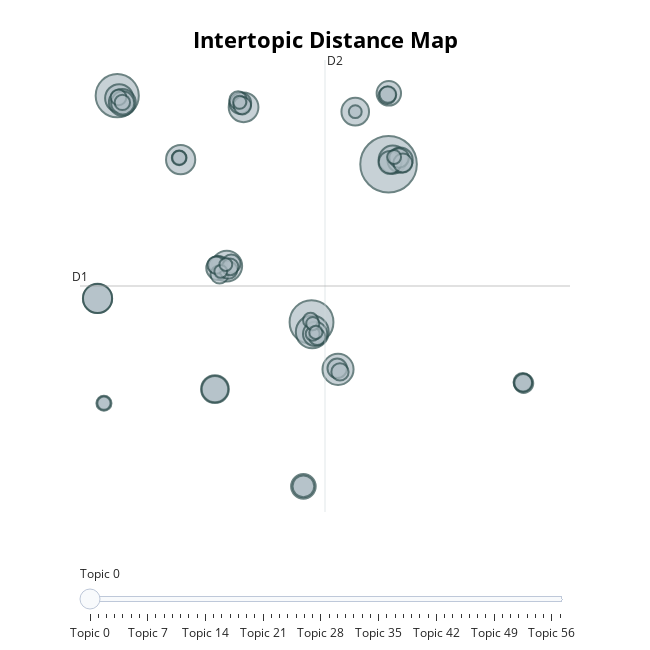

Notebook cell for this chart:
### Markdown cell above
#### Results FAKE

### Code cell
topic_model_fake.visualize_topics()
